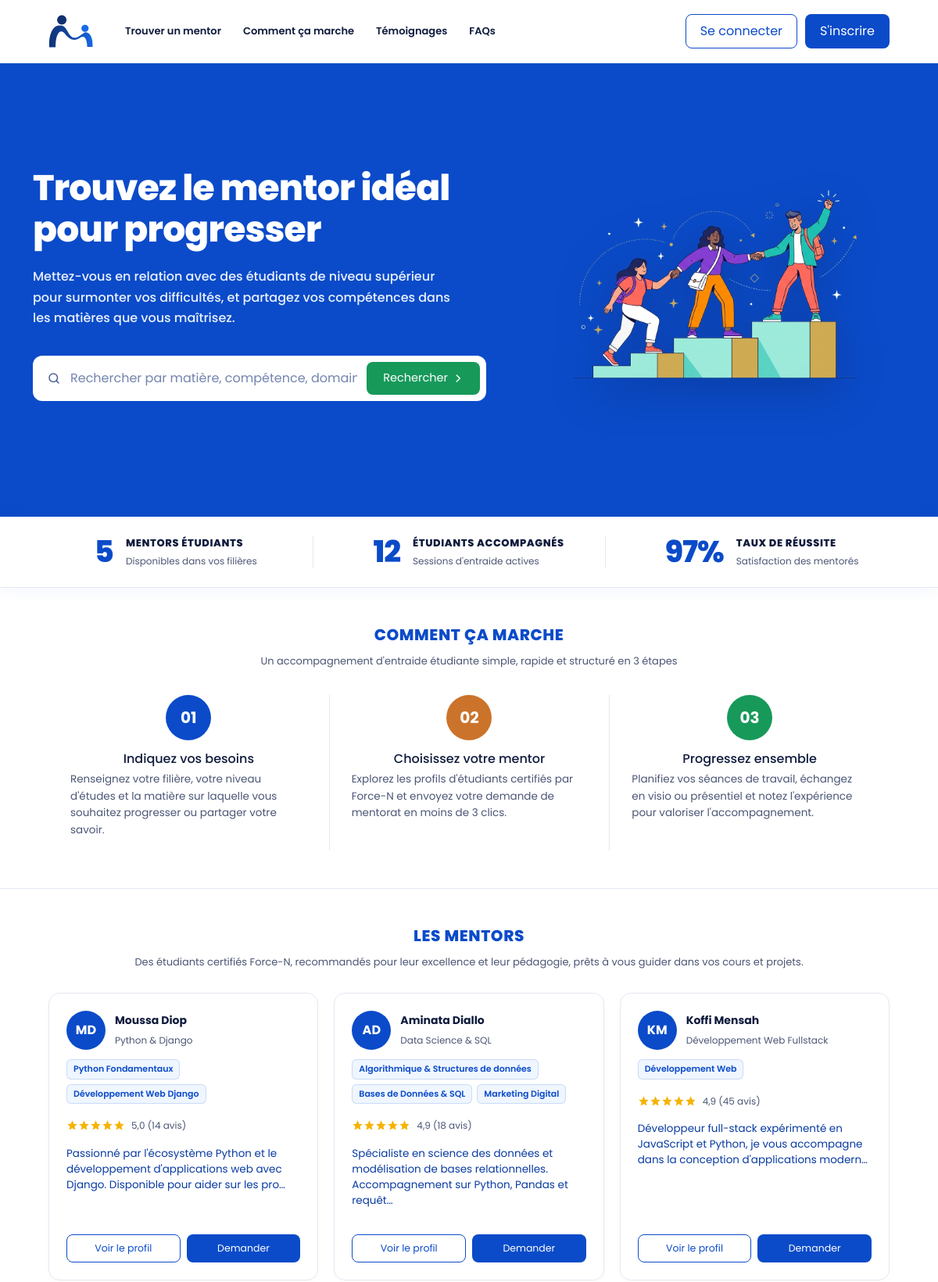
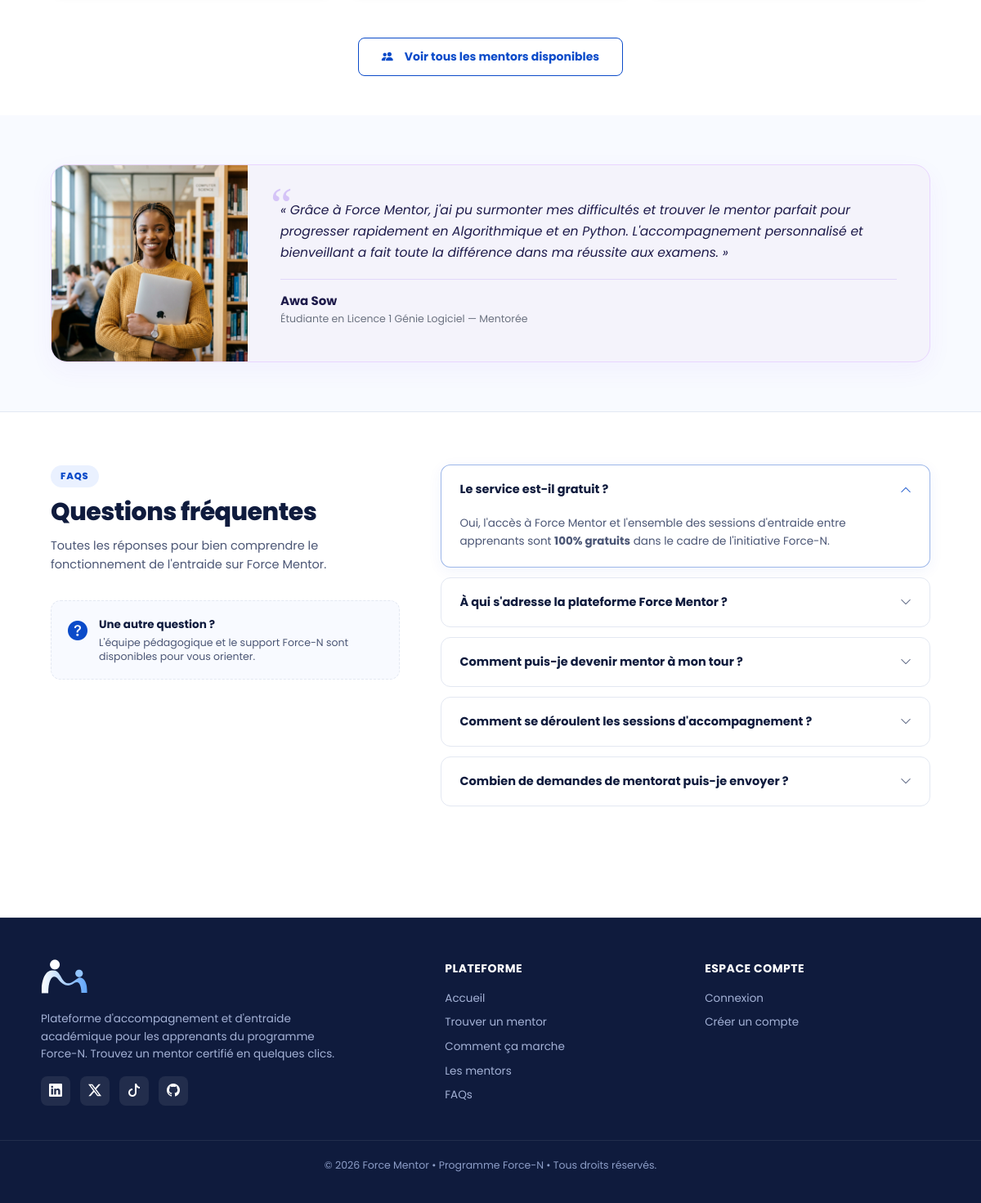
The page / on the database its author committed (2 pictures, top to bottom).
### mentors/models.py (models this page shows, shortened)
class Mentor(models.Model):
    nom = models.CharField(max_length=120)
    domaine = models.CharField(max_length=120)
    bio = models.TextField()
    photo = models.ImageField(upload_to="mentors/", blank=True)
    note = models.DecimalField(max_digits=2, decimal_places=1, default=5.0)
    nb_avis = models.PositiveIntegerField(default=0)
    actif = models.BooleanField(default=True)
    class Meta:
        ordering = ["-note", "nom"]
    @property
    def initiales(self):
        return "".join(p[0] for p in self.nom.split()[:2]).upper()
    @property
    def profile(self):
        from accounts.models import Profile
        parts = self.nom.split(maxsplit=1)
        if len(parts) == 2:
            p = Profile.objects.filter(user__first_name__iexact=parts[0], user__last_name__iexact=parts[1]).first()
            if p:
                return p
        if parts:
            p = Profile.objects.filter(user__first_name__icontains=parts[0]).first()
            if p:
                return p
        return Profile.objects.filter(role__in=['MENTOR', 'LES_DEUX']).first()

### mentorship/models.py (models this page shows, shortened)
class CompetenceMentor(models.Model):
    NIVEAU_EXPERTISE_CHOICES = [
        ('INTERMEDIAIRE', 'Intermédiaire'),
        ('AVANCE', 'Avancé'),
        ('EXPERT', 'Expert'),
    ]
    mentor = models.ForeignKey(Profile, on_delete=models.CASCADE, related_name='competences')
    matiere = models.ForeignKey(Matiere, on_delete=models.CASCADE, related_name='mentors_associes')
    niveau_expertise = models.CharField(max_length=20, choices=NIVEAU_EXPERTISE_CHOICES, default='AVANCE')
    class Meta:
        unique_together = ('mentor', 'matiere')
        verbose_name = "Compétence Mentor"
        verbose_name_plural = "Compétences Mentors"

class Matiere(models.Model):
    nom = models.CharField(max_length=100, unique=True)
    description = models.TextField(blank=True)
    icone = models.CharField(max_length=50, default='bi-journal-code', blank=True, help_text="Classe d'icône Bootstrap Icons")
    class Meta:
        verbose_name = "Matière"
        verbose_name_plural = "Matières"
        ordering = ['nom']

### mentors/views.py (the view)
# urls.py: path('', mentor_views.home, name='home'),
def home(request):
    return render(request, "mentors/home.html", {
        "mentors": Mentor.objects.filter(actif=True)[:3],
        "stats": _stats(),
    })

### mentors/views.py (called while the page is built)
def _stats():
    actifs = Mentor.objects.filter(actif=True)
    return {
        "mentors": actifs.count(),
        "domaines": actifs.values("domaine").distinct().count(),
        "utilisateurs": get_user_model().objects.filter(is_staff=False).count(),
    }

### templates/mentors/home.html (shortened to what this page needs)
{% extends "base.html" %}
{% block content %}
  {% include "mentors/partials/_hero.html" %}
  {% include "mentors/partials/_stats.html" %}
  {% include "mentors/partials/_how.html" %}
  {% include "mentors/partials/_mentors.html" %}
  {% include "mentors/partials/_testimonial.html" %}
  {% include "mentors/partials/_faq.html" %}
{% endblock %}

### templates/mentors/partials/_mentor_card.html
<article class="mentor">
  <div class="mentor__head">
    {% if mentor.photo %}
      <img class="avatar" src="{{ mentor.photo.url }}" alt="{{ mentor.nom }}">
    {% else %}
      <span class="avatar avatar--initials">{{ mentor.initiales }}</span>
    {% endif %}
    <div>
      <strong>{{ mentor.nom }}</strong>
      <small>{{ mentor.domaine }}</small>
    </div>
  </div>
  <div class="mentor__tags">
    {% if mentor.profile and mentor.profile.competences.all %}
      {% for comp in mentor.profile.competences.all|slice:":3" %}
        <span class="badge-skill">{{ comp.matiere.nom }}</span>
      {% endfor %}
    {% else %}
      <span class="badge-skill">{{ mentor.domaine }}</span>
    {% endif %}
  </div>
  <div class="rating">
    <span class="stars" style="--rating: {{ mentor.note|stringformat:'.1f' }}" aria-label="Note {{ mentor.note }} sur 5"></span>
    <span>{{ mentor.note }} ({{ mentor.nb_avis }} avis)</span>
  </div>
  <p class="mentor__bio">{{ mentor.bio|truncatechars:120 }}</p>
  <div class="mentor__actions">
    {% if mentor.profile %}
      <a href="{% url 'mentor_detail' mentor.profile.id %}" class="btn btn--outline btn-sm">Voir le profil</a>
      <a href="{% url 'create_request' mentor.profile.id %}" class="btn btn--primary btn-sm">Demander</a>
    {% else %}
      <a href="{% url 'mentors:list' %}?q={{ mentor.nom }}" class="btn btn--outline btn-sm w-100">Voir le profil</a>
    {% endif %}
  </div>
</article>

### static/css/style.css (style rules this page uses)
:root { --blue:#0b4bc9; --blue-dark:#093ba2; --green:#17995a; --ink:#0f1b3d; --muted:#4b5675; --line:#e3e8f2; --bg:#f7f9fd; --star:#f5b301;--orange:#cb732b; }
* { box-sizing:border-box;margin:0;padding:0 }
body { font-family:'Poppins',-apple-system,BlinkMacSystemFont,"Segoe UI",Roboto,"Helvetica Neue",Arial,sans-serif;color:var(--ink);background:#fff;line-height:1.6 }
a { color:inherit;text-decoration:none }
.btn { display:inline-flex;align-items:center;gap:6px;border:1.5px solid transparent;border-radius:8px;padding:9px 18px;font:600 13px inherit;font-family:inherit;cursor:pointer }
.btn--outline { border-color:var(--blue);color:var(--blue);background:#fff }
.btn--primary { background:var(--blue);color:#fff }
.mentor { background:var(--bg);border:1px solid var(--line);border-radius:10px;padding:18px }
.mentor__head { display:flex;align-items:center;gap:12px }
.mentor__head strong { display:block;font-size:14px }
.mentor__head small { color:var(--muted);font-size:12px }
.avatar { width:50px;height:50px;border-radius:50%;object-fit:cover;flex:none }
.avatar--initials { display:grid;place-items:center;background:var(--blue);color:#fff;font-weight:700 }
.rating { display:flex;align-items:center;gap:8px;margin:12px 0 8px;font-size:12px;color:var(--muted) }
.stars { --size:15px;display:inline-block;width:calc(var(--size)*5);height:var(--size); background:linear-gradient(90deg,var(--star) calc(var(--rating)/5*100%),#d4d9e6 0); }
.mentor p { font-size:13.5px;color:var(--blue-dark) }
:root { --cnib-blue-navy: #0f1b3d; --cnib-blue-dark: #1f5a98; --cnib-blue-primary: #2b72bb; --cnib-blue-rgba-30: rgba(43, 114, 187, 0.3); --cnib-blue-rgba-20: rgba(43, 114, 187, 0.2); --cnib-blue-rgba-15: rgba(43, 114, 187, 0.15); --cnib-blue-rgba-10: rgba(43, 114, 187, 0.08); --cnib-blue-subtle: rgba(43, 114, 187, 0.04); --cnib-dark: #0f172a; --cnib-muted: #64748b; --cnib-border: rgba(43, 114, 187, 0.2); --cnib-gradient-overlay: linear-gradient(135deg, #1f5a98 0%, #2b72bb 100%); --cnib-gradient-btn: linear-gradient(135deg, #1f5a98 0%, #2b72bb 100%); }
.badge-skill { display: inline-block; background: #eff6ff; color: var(--blue); font-size: 11px; font-weight: 600; padding: 3px 8px; border-radius: 6px; border: 1px solid rgba(11, 75, 201, 0.16); white-space: nowrap; }
.mentor { background: #ffffff; border: 1px solid var(--line); border-radius: 14px; padding: 22px; display: flex; flex-direction: column; transition: transform 0.2s ease, box-shadow 0.2s ease; box-shadow: 0 2px 8px rgba(0, 0, 0, 0.02); }
.mentor__tags { display: flex; flex-wrap: wrap; gap: 6px; margin: 12px 0 6px; }
.mentor__bio { color: var(--muted); font-size: 13px; line-height: 1.5; margin-top: 8px; flex-grow: 1; }
.mentor__actions { display: flex; gap: 8px; margin-top: 16px; }
.mentor__actions .btn { flex: 1; justify-content: center; font-size: 12.5px; padding: 8px 12px; }

### rows shown on the page
Mentor: initiales "MD", nom "Moussa Diop", domaine "Python & Django", note "5,0", nb_avis "14", bio "Passionné par l'écosystème Python et le développement d'applications web avec Django. Disponible pour aider sur les pro…", shows "Voir le profil"
CompetenceMentor: matiere.nom "Python Fondamentaux"
CompetenceMentor: matiere.nom "Développement Web Django"
Mentor: initiales "AD", nom "Aminata Diallo", domaine "Data Science & SQL", note "4,9", nb_avis "18", bio "Spécialiste en science des données et modélisation de bases relationnelles. Accompagnement sur Python, Pandas et requêt…", shows "Voir le profil"
CompetenceMentor: matiere.nom "Algorithmique & Structures de données"
CompetenceMentor: matiere.nom "Bases de Données & SQL"
CompetenceMentor: matiere.nom "Marketing Digital"
Mentor: initiales "KM", nom "Koffi Mensah", domaine "Développement Web Fullstack", note "4,9", nb_avis "45", bio "Développeur full-stack expérimenté en JavaScript et Python, je vous accompagne dans la conception d'applications modern…", shows "Voir le profil"
CompetenceMentor: matiere.nom "Développement Web"

### other values the page prints
{{ stats.mentors|default:"25" }} "5"
